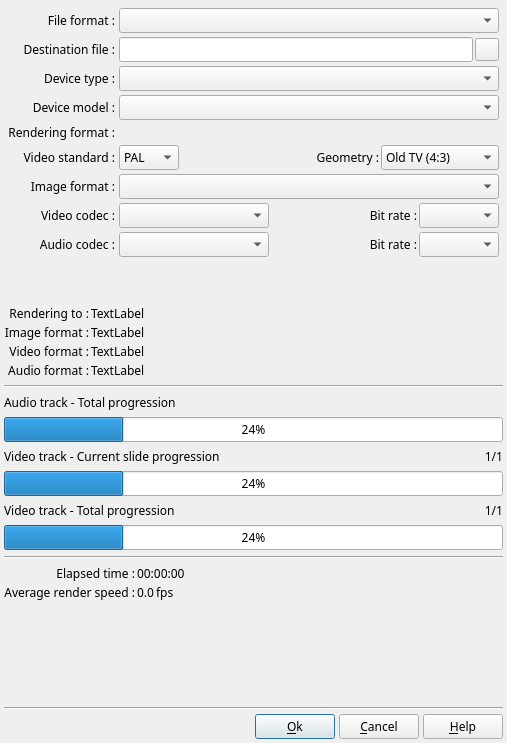
<?xml version="1.0" encoding="UTF-8"?>
<ui version="4.0">
 <class>DlgRenderVideo</class>
 <widget class="QDialog" name="DlgRenderVideo">
  <property name="geometry">
   <rect>
    <x>0</x>
    <y>0</y>
    <width>507</width>
    <height>743</height>
   </rect>
  </property>
  <property name="sizePolicy">
   <sizepolicy hsizetype="Expanding" vsizetype="Preferred">
    <horstretch>0</horstretch>
    <verstretch>0</verstretch>
   </sizepolicy>
  </property>
  <property name="font">
   <font>
    <family>Sans Serif</family>
    <pointsize>9</pointsize>
   </font>
  </property>
  <property name="windowTitle">
   <string notr="true">Render video</string>
  </property>
  <layout class="QVBoxLayout" name="verticalLayout">
   <property name="spacing">
    <number>4</number>
   </property>
   <property name="margin">
    <number>4</number>
   </property>
   <item>
    <widget class="QScrollArea" name="SelectDestScroll">
     <property name="frameShape">
      <enum>QFrame::NoFrame</enum>
     </property>
     <property name="widgetResizable">
      <bool>true</bool>
     </property>
     <widget class="QWidget" name="SelectDestWidget">
      <property name="geometry">
       <rect>
        <x>0</x>
        <y>0</y>
        <width>499</width>
        <height>309</height>
       </rect>
      </property>
      <layout class="QGridLayout" name="gridLayout_2">
       <property name="margin">
        <number>4</number>
       </property>
       <property name="spacing">
        <number>4</number>
       </property>
       <item row="10" column="0">
        <widget class="QLabel" name="ImageSizeLabel">
         <property name="text">
          <string>Image format :</string>
         </property>
         <property name="alignment">
          <set>Qt::AlignRight|Qt::AlignTrailing|Qt::AlignVCenter</set>
         </property>
        </widget>
       </item>
       <item row="4" column="0">
        <widget class="QLabel" name="label">
         <property name="text">
          <string>Destination file :</string>
         </property>
         <property name="alignment">
          <set>Qt::AlignRight|Qt::AlignTrailing|Qt::AlignVCenter</set>
         </property>
        </widget>
       </item>
       <item row="4" column="1">
        <layout class="QHBoxLayout" name="horizontalLayout">
         <property name="spacing">
          <number>2</number>
         </property>
         <property name="margin">
          <number>0</number>
         </property>
         <item>
          <widget class="QLineEdit" name="DestinationFilePath"/>
         </item>
         <item>
          <widget class="QToolButton" name="DestinationFilePathBT">
           <property name="text">
            <string notr="true"/>
           </property>
           <property name="icon">
            <iconset>
             <normaloff>img/FolderOpen.png</normaloff>img/FolderOpen.png</iconset>
           </property>
          </widget>
         </item>
        </layout>
       </item>
       <item row="8" column="0">
        <widget class="QLabel" name="StandardLabel">
         <property name="text">
          <string>Video standard :</string>
         </property>
         <property name="alignment">
          <set>Qt::AlignRight|Qt::AlignTrailing|Qt::AlignVCenter</set>
         </property>
        </widget>
       </item>
       <item row="8" column="1">
        <layout class="QHBoxLayout" name="horizontalLayout_7">
         <property name="spacing">
          <number>2</number>
         </property>
         <item>
          <widget class="QComboBox" name="StandardCombo">
           <item>
            <property name="text">
             <string>PAL</string>
            </property>
           </item>
           <item>
            <property name="text">
             <string>NTSC</string>
            </property>
           </item>
          </widget>
         </item>
         <item>
          <widget class="QLabel" name="GeometryLabel">
           <property name="sizePolicy">
            <sizepolicy hsizetype="Expanding" vsizetype="Preferred">
             <horstretch>0</horstretch>
             <verstretch>0</verstretch>
            </sizepolicy>
           </property>
           <property name="text">
            <string>Geometry :</string>
           </property>
           <property name="alignment">
            <set>Qt::AlignRight|Qt::AlignTrailing|Qt::AlignVCenter</set>
           </property>
          </widget>
         </item>
         <item>
          <widget class="QComboBox" name="GeometryCombo">
           <property name="currentIndex">
            <number>0</number>
           </property>
           <item>
            <property name="text">
             <string>Old TV (4:3)</string>
            </property>
           </item>
           <item>
            <property name="text">
             <string>TV Wide (16:9)</string>
            </property>
           </item>
           <item>
            <property name="text">
             <string>Cinema (2.35:1)</string>
            </property>
           </item>
          </widget>
         </item>
        </layout>
       </item>
       <item row="10" column="1">
        <layout class="QHBoxLayout" name="horizontalLayout_6">
         <property name="spacing">
          <number>2</number>
         </property>
         <item>
          <widget class="QComboBox" name="ImageSizeCombo">
           <property name="currentIndex">
            <number>-1</number>
           </property>
          </widget>
         </item>
        </layout>
       </item>
       <item row="12" column="1">
        <layout class="QHBoxLayout" name="horizontalLayout_8">
         <property name="spacing">
          <number>2</number>
         </property>
         <item>
          <widget class="QComboBox" name="VideoFormatCB">
           <property name="minimumSize">
            <size>
             <width>150</width>
             <height>0</height>
            </size>
           </property>
          </widget>
         </item>
         <item>
          <widget class="QLabel" name="VideoBitRateLabel">
           <property name="sizePolicy">
            <sizepolicy hsizetype="Expanding" vsizetype="Preferred">
             <horstretch>0</horstretch>
             <verstretch>0</verstretch>
            </sizepolicy>
           </property>
           <property name="text">
            <string>Bit rate :</string>
           </property>
           <property name="alignment">
            <set>Qt::AlignRight|Qt::AlignTrailing|Qt::AlignVCenter</set>
           </property>
          </widget>
         </item>
         <item>
          <widget class="QComboBox" name="VideoBitRateCB">
           <property name="minimumSize">
            <size>
             <width>80</width>
             <height>0</height>
            </size>
           </property>
           <property name="maximumSize">
            <size>
             <width>80</width>
             <height>16777215</height>
            </size>
           </property>
          </widget>
         </item>
        </layout>
       </item>
       <item row="15" column="1">
        <layout class="QHBoxLayout" name="horizontalLayout_9">
         <property name="spacing">
          <number>2</number>
         </property>
         <item>
          <widget class="QComboBox" name="AudioFormatCB">
           <property name="minimumSize">
            <size>
             <width>150</width>
             <height>0</height>
            </size>
           </property>
          </widget>
         </item>
         <item>
          <widget class="QLabel" name="AudioBitRateLabel">
           <property name="text">
            <string>Bit rate :</string>
           </property>
           <property name="alignment">
            <set>Qt::AlignRight|Qt::AlignTrailing|Qt::AlignVCenter</set>
           </property>
          </widget>
         </item>
         <item>
          <widget class="QComboBox" name="AudioBitRateCB">
           <property name="minimumSize">
            <size>
             <width>80</width>
             <height>0</height>
            </size>
           </property>
           <property name="maximumSize">
            <size>
             <width>80</width>
             <height>16777215</height>
            </size>
           </property>
          </widget>
         </item>
        </layout>
       </item>
       <item row="2" column="0">
        <widget class="QLabel" name="FileFormatLabel">
         <property name="text">
          <string>File format :</string>
         </property>
         <property name="alignment">
          <set>Qt::AlignRight|Qt::AlignTrailing|Qt::AlignVCenter</set>
         </property>
        </widget>
       </item>
       <item row="2" column="1">
        <widget class="QComboBox" name="FileFormatCB">
         <property name="sizePolicy">
          <sizepolicy hsizetype="Preferred" vsizetype="Fixed">
           <horstretch>0</horstretch>
           <verstretch>0</verstretch>
          </sizepolicy>
         </property>
        </widget>
       </item>
       <item row="15" column="0">
        <widget class="QLabel" name="AudioFormatLabel">
         <property name="text">
          <string>Audio codec :</string>
         </property>
         <property name="alignment">
          <set>Qt::AlignRight|Qt::AlignTrailing|Qt::AlignVCenter</set>
         </property>
        </widget>
       </item>
       <item row="12" column="0">
        <widget class="QLabel" name="VideoFormatLabel">
         <property name="text">
          <string>Video codec :</string>
         </property>
         <property name="alignment">
          <set>Qt::AlignRight|Qt::AlignTrailing|Qt::AlignVCenter</set>
         </property>
        </widget>
       </item>
       <item row="6" column="1">
        <widget class="QComboBox" name="DeviceModelCB"/>
       </item>
       <item row="6" column="0">
        <widget class="QLabel" name="DeviceModelLabel">
         <property name="text">
          <string>Device model :</string>
         </property>
         <property name="alignment">
          <set>Qt::AlignRight|Qt::AlignTrailing|Qt::AlignVCenter</set>
         </property>
        </widget>
       </item>
       <item row="5" column="0">
        <widget class="QLabel" name="DeviceTypeLabel">
         <property name="text">
          <string>Device type :</string>
         </property>
         <property name="alignment">
          <set>Qt::AlignRight|Qt::AlignTrailing|Qt::AlignVCenter</set>
         </property>
        </widget>
       </item>
       <item row="5" column="1">
        <widget class="QComboBox" name="DeviceTypeCB"/>
       </item>
       <item row="16" column="1">
        <spacer name="verticalSpacer_2">
         <property name="orientation">
          <enum>Qt::Vertical</enum>
         </property>
         <property name="sizeHint" stdset="0">
          <size>
           <width>20</width>
           <height>40</height>
          </size>
         </property>
        </spacer>
       </item>
       <item row="7" column="0">
        <widget class="QLabel" name="RenderFormatLabel">
         <property name="text">
          <string>Rendering format :</string>
         </property>
         <property name="alignment">
          <set>Qt::AlignRight|Qt::AlignTop|Qt::AlignTrailing</set>
         </property>
        </widget>
       </item>
       <item row="7" column="1">
        <widget class="QLabel" name="RenderFormatText">
         <property name="text">
          <string notr="true"/>
         </property>
        </widget>
       </item>
      </layout>
     </widget>
    </widget>
   </item>
   <item>
    <widget class="QWidget" name="ProcessWidget" native="true">
     <layout class="QVBoxLayout" name="verticalLayout_3">
      <property name="spacing">
       <number>6</number>
      </property>
      <property name="margin">
       <number>0</number>
      </property>
      <item>
       <layout class="QGridLayout" name="gridLayout_3">
        <property name="margin">
         <number>0</number>
        </property>
        <property name="spacing">
         <number>2</number>
        </property>
        <item row="0" column="0">
         <widget class="QLabel" name="label_6">
          <property name="text">
           <string>Rendering to :</string>
          </property>
          <property name="alignment">
           <set>Qt::AlignRight|Qt::AlignTrailing|Qt::AlignVCenter</set>
          </property>
         </widget>
        </item>
        <item row="1" column="0">
         <widget class="QLabel" name="label_11">
          <property name="text">
           <string>Image format :</string>
          </property>
          <property name="alignment">
           <set>Qt::AlignRight|Qt::AlignTrailing|Qt::AlignVCenter</set>
          </property>
         </widget>
        </item>
        <item row="2" column="0">
         <widget class="QLabel" name="label_12">
          <property name="text">
           <string>Video format :</string>
          </property>
          <property name="alignment">
           <set>Qt::AlignRight|Qt::AlignTrailing|Qt::AlignVCenter</set>
          </property>
         </widget>
        </item>
        <item row="3" column="0">
         <widget class="QLabel" name="label_13">
          <property name="text">
           <string>Audio format :</string>
          </property>
          <property name="alignment">
           <set>Qt::AlignRight|Qt::AlignTrailing|Qt::AlignVCenter</set>
          </property>
         </widget>
        </item>
        <item row="0" column="1">
         <widget class="QLabel" name="InformationLabel1">
          <property name="sizePolicy">
           <sizepolicy hsizetype="Expanding" vsizetype="Preferred">
            <horstretch>0</horstretch>
            <verstretch>0</verstretch>
           </sizepolicy>
          </property>
          <property name="text">
           <string notr="true">TextLabel</string>
          </property>
         </widget>
        </item>
        <item row="1" column="1">
         <widget class="QLabel" name="InformationLabel2">
          <property name="text">
           <string notr="true">TextLabel</string>
          </property>
         </widget>
        </item>
        <item row="2" column="1">
         <widget class="QLabel" name="InformationLabel3">
          <property name="text">
           <string notr="true">TextLabel</string>
          </property>
         </widget>
        </item>
        <item row="3" column="1">
         <widget class="QLabel" name="InformationLabel4">
          <property name="text">
           <string notr="true">TextLabel</string>
          </property>
         </widget>
        </item>
       </layout>
      </item>
      <item>
       <widget class="Line" name="line_2">
        <property name="orientation">
         <enum>Qt::Horizontal</enum>
        </property>
       </widget>
      </item>
      <item>
       <layout class="QHBoxLayout" name="horizontalLayout_5">
        <property name="spacing">
         <number>2</number>
        </property>
        <property name="margin">
         <number>0</number>
        </property>
        <item>
         <widget class="QLabel" name="label_14">
          <property name="text">
           <string>Audio track - Total progression</string>
          </property>
         </widget>
        </item>
       </layout>
      </item>
      <item>
       <widget class="QProgressBar" name="SoundProgressBar">
        <property name="value">
         <number>24</number>
        </property>
        <property name="alignment">
         <set>Qt::AlignCenter</set>
        </property>
       </widget>
      </item>
      <item>
       <layout class="QHBoxLayout" name="horizontalLayout_3">
        <property name="spacing">
         <number>2</number>
        </property>
        <property name="margin">
         <number>0</number>
        </property>
        <item>
         <widget class="QLabel" name="label_8">
          <property name="sizePolicy">
           <sizepolicy hsizetype="Preferred" vsizetype="Preferred">
            <horstretch>0</horstretch>
            <verstretch>0</verstretch>
           </sizepolicy>
          </property>
          <property name="text">
           <string>Video track - Current slide progression</string>
          </property>
         </widget>
        </item>
        <item>
         <widget class="QLabel" name="SlideNumberLabel">
          <property name="sizePolicy">
           <sizepolicy hsizetype="Preferred" vsizetype="Preferred">
            <horstretch>0</horstretch>
            <verstretch>0</verstretch>
           </sizepolicy>
          </property>
          <property name="minimumSize">
           <size>
            <width>100</width>
            <height>0</height>
           </size>
          </property>
          <property name="maximumSize">
           <size>
            <width>100</width>
            <height>16777215</height>
           </size>
          </property>
          <property name="text">
           <string notr="true">1/1</string>
          </property>
          <property name="alignment">
           <set>Qt::AlignRight|Qt::AlignTrailing|Qt::AlignVCenter</set>
          </property>
         </widget>
        </item>
       </layout>
      </item>
      <item>
       <widget class="QProgressBar" name="SlideProgressBar">
        <property name="value">
         <number>24</number>
        </property>
        <property name="alignment">
         <set>Qt::AlignCenter</set>
        </property>
       </widget>
      </item>
      <item>
       <layout class="QHBoxLayout" name="horizontalLayout_4">
        <property name="spacing">
         <number>2</number>
        </property>
        <property name="margin">
         <number>0</number>
        </property>
        <item>
         <widget class="QLabel" name="label_9">
          <property name="sizePolicy">
           <sizepolicy hsizetype="Preferred" vsizetype="Preferred">
            <horstretch>0</horstretch>
            <verstretch>0</verstretch>
           </sizepolicy>
          </property>
          <property name="text">
           <string>Video track - Total progression</string>
          </property>
         </widget>
        </item>
        <item>
         <widget class="QLabel" name="FrameNumberLabel">
          <property name="minimumSize">
           <size>
            <width>100</width>
            <height>0</height>
           </size>
          </property>
          <property name="maximumSize">
           <size>
            <width>100</width>
            <height>16777215</height>
           </size>
          </property>
          <property name="text">
           <string notr="true">1/1</string>
          </property>
          <property name="alignment">
           <set>Qt::AlignRight|Qt::AlignTrailing|Qt::AlignVCenter</set>
          </property>
         </widget>
        </item>
       </layout>
      </item>
      <item>
       <widget class="QProgressBar" name="TotalProgressBar">
        <property name="value">
         <number>24</number>
        </property>
        <property name="alignment">
         <set>Qt::AlignCenter</set>
        </property>
       </widget>
      </item>
      <item>
       <widget class="Line" name="line_3">
        <property name="orientation">
         <enum>Qt::Horizontal</enum>
        </property>
       </widget>
      </item>
      <item>
       <layout class="QGridLayout" name="gridLayout">
        <property name="margin">
         <number>0</number>
        </property>
        <property name="spacing">
         <number>2</number>
        </property>
        <item row="0" column="0">
         <widget class="QLabel" name="DisplayTextLabel">
          <property name="text">
           <string>Elapsed time :</string>
          </property>
          <property name="alignment">
           <set>Qt::AlignRight|Qt::AlignTrailing|Qt::AlignVCenter</set>
          </property>
         </widget>
        </item>
        <item row="1" column="0">
         <widget class="QLabel" name="label_16">
          <property name="text">
           <string>Average render speed :</string>
          </property>
          <property name="alignment">
           <set>Qt::AlignRight|Qt::AlignTrailing|Qt::AlignVCenter</set>
          </property>
         </widget>
        </item>
        <item row="0" column="1" colspan="2">
         <widget class="QLabel" name="ElapsedTimeLabel">
          <property name="sizePolicy">
           <sizepolicy hsizetype="Expanding" vsizetype="Preferred">
            <horstretch>0</horstretch>
            <verstretch>0</verstretch>
           </sizepolicy>
          </property>
          <property name="text">
           <string notr="true">00:00:00</string>
          </property>
         </widget>
        </item>
        <item row="1" column="1">
         <widget class="QLabel" name="FPSLabel">
          <property name="text">
           <string notr="true">0.0</string>
          </property>
         </widget>
        </item>
        <item row="1" column="2">
         <widget class="QLabel" name="label_17">
          <property name="sizePolicy">
           <sizepolicy hsizetype="Expanding" vsizetype="Preferred">
            <horstretch>0</horstretch>
            <verstretch>0</verstretch>
           </sizepolicy>
          </property>
          <property name="text">
           <string>fps</string>
          </property>
         </widget>
        </item>
       </layout>
      </item>
     </layout>
    </widget>
   </item>
   <item>
    <spacer name="verticalSpacer">
     <property name="orientation">
      <enum>Qt::Vertical</enum>
     </property>
     <property name="sizeHint" stdset="0">
      <size>
       <width>0</width>
       <height>0</height>
      </size>
     </property>
    </spacer>
   </item>
   <item>
    <widget class="Line" name="line">
     <property name="orientation">
      <enum>Qt::Horizontal</enum>
     </property>
    </widget>
   </item>
   <item>
    <layout class="QHBoxLayout" name="horizontalLayout_2">
     <property name="spacing">
      <number>4</number>
     </property>
     <item>
      <spacer name="horizontalSpacer_2">
       <property name="orientation">
        <enum>Qt::Horizontal</enum>
       </property>
       <property name="sizeHint" stdset="0">
        <size>
         <width>40</width>
         <height>20</height>
        </size>
       </property>
      </spacer>
     </item>
     <item>
      <widget class="QPushButton" name="OkBt">
       <property name="text">
        <string>&amp;Ok</string>
       </property>
       <property name="icon">
        <iconset>
         <normaloff>img/action_ok.png</normaloff>img/action_ok.png</iconset>
       </property>
      </widget>
     </item>
     <item>
      <widget class="QPushButton" name="CancelBt">
       <property name="text">
        <string>&amp;Cancel</string>
       </property>
       <property name="icon">
        <iconset>
         <normaloff>img/action_cancel.png</normaloff>img/action_cancel.png</iconset>
       </property>
      </widget>
     </item>
     <item>
      <widget class="QPushButton" name="HelpBT">
       <property name="text">
        <string>&amp;Help</string>
       </property>
       <property name="icon">
        <iconset>
         <normaloff>img/help.png</normaloff>img/help.png</iconset>
       </property>
      </widget>
     </item>
    </layout>
   </item>
  </layout>
 </widget>
 <resources/>
 <connections/>
</ui>
